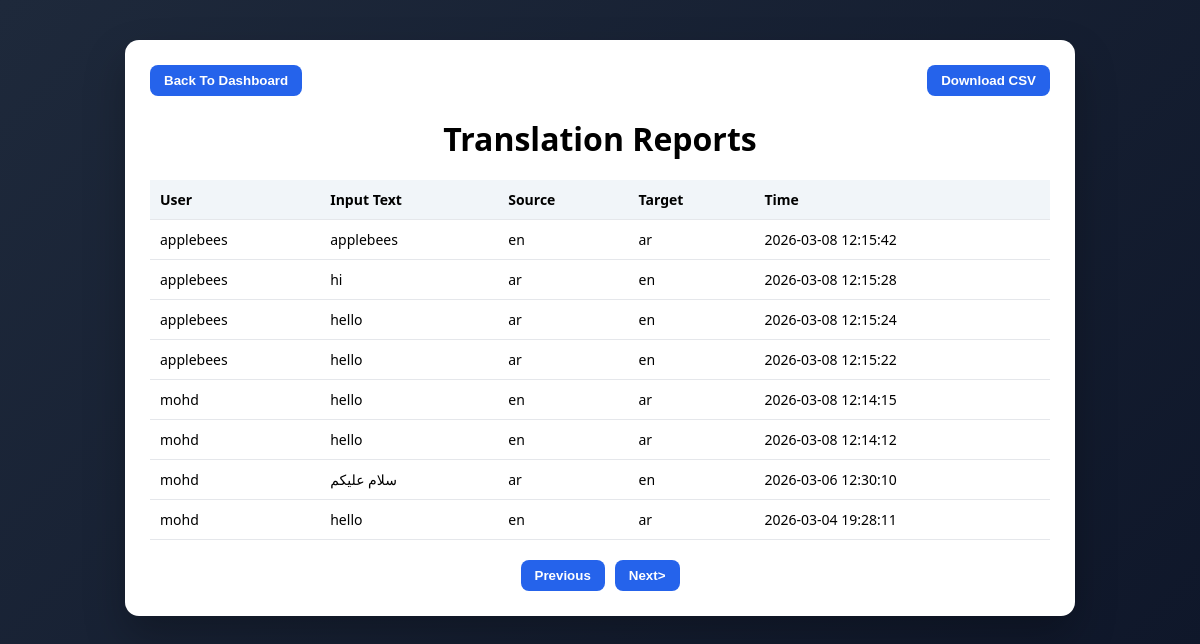
The app's page /reports (signed in), older data.
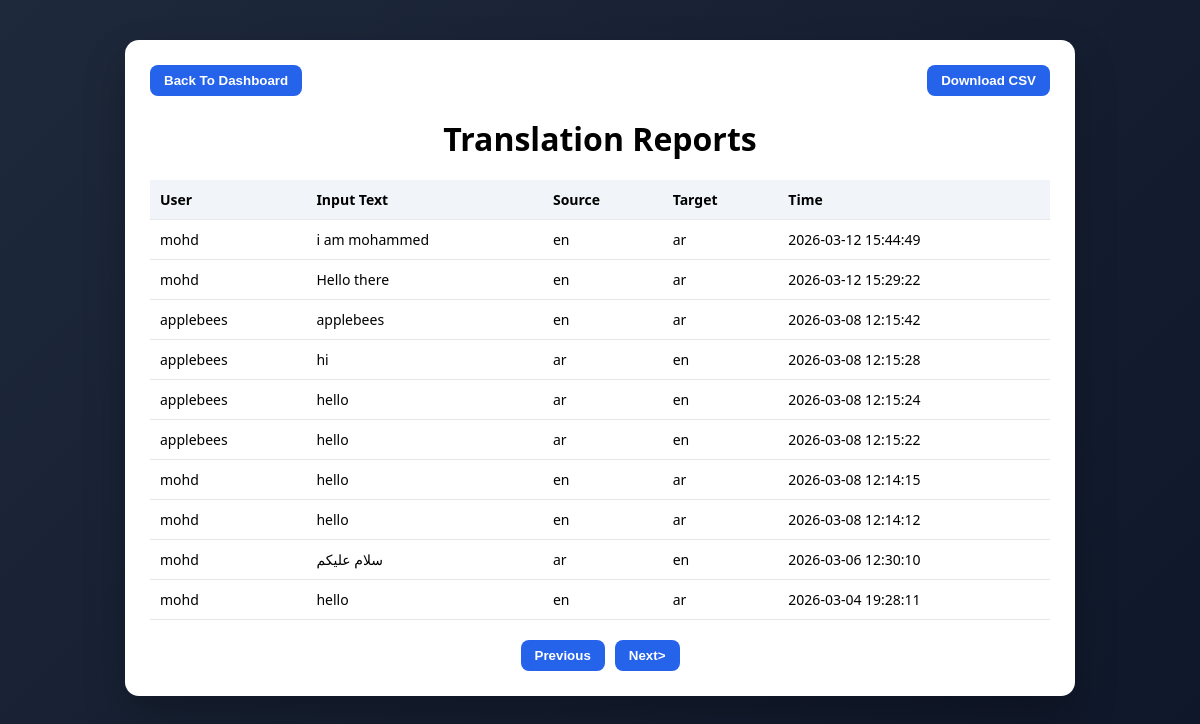
The same page, newer data.
### tables this page shows
CREATE TABLE translation_logs (
      id INTEGER PRIMARY KEY AUTOINCREMENT,
      user_id INTEGER,
      input_text TEXT,
      source TEXT,
      target TEXT,
      timestamp DATETIME DEFAULT CURRENT_TIMESTAMP,
      FOREIGN KEY(user_id) REFERENCES users(id)
    );

CREATE TABLE users (
      id INTEGER PRIMARY KEY AUTOINCREMENT,
      username TEXT UNIQUE NOT NULL,
      email TEXT,
      password TEXT NOT NULL,
      is_admin INTEGER DEFAULT 1
    );

### app.py (the view)
@app.route("/reports")
def reports():
  if session.get("is_admin") != 1:
    return "forbidden", 403
  page = request.args.get("page", 1, type=int)
  per_page = 10
  offset = (page - 1) * per_page
  conn = sqlite3.connect("users.db")
  cursor = conn.cursor()
  cursor.execute("""
    SELECT users.username, translation_logs.input_text,
      translation_logs.source, translation_logs.target,
      translation_logs.timestamp
    FROM translation_logs
    JOIN users ON translation_logs.user_id = users.id
    ORDER BY translation_logs.timestamp DESC
    LIMIT ? OFFSET ?
  """, (per_page, offset))
  logs = cursor.fetchall()
  conn.close()
  return render_template("reports.html", logs=logs, page=page)

### templates/reports.html (shortened to what this page needs)
<!DOCTYPE html>
<html lang="en">
<head>
  <link rel="stylesheet" href="{{ url_for('static', filename='reports.css') }}">
</head>
<body>
<div class="container">
  <div class="top-bar">
    <button onclick="window.location.href='/admin-dashboard'">Back To Dashboard</button>
    <a href="/download-logs">
      <button>Download CSV</button>
    </a>
  </div>
  <h1>Translation Reports</h1>
  <table>
    <thead>
      <tr>
        <th>User</th>
        <th>Input Text</th>
        <th>Source</th>
        <th>Target</th>
        <th>Time</th>
      </tr>
    </thead>
    <tbody>
      {% for log in logs %}
      <tr>
        <td>{{ log[0] }}</td>
        <td>{{ log[1] }}</td>
        <td>{{ log[2] }}</td>
        <td>{{ log[3] }}</td>
        <td>{{ log[4] }}</td>
      </tr>
      {% endfor %}
    </tbody>
  </table>
  <div class="pagination">
    <button onclick="window.location.href='/reports?page={{ page-1 }}'">Previous</button>
    <button onclick="window.location.href='/reports?page={{ page+1 }}'">Next></button>
  </div>
</div>
<body>

### static/reports.css (style rules this page uses)
body { font-family: "Segoe UI", Tahoma, Geneva, Verdana, sans-serif; background: linear-gradient(135deg,#1e293b,#0f172a); margin:0; padding:40px; display:flex; justify-content:center; }
.container { background:white; width:900px; border-radius:14px; padding:25px; box-shadow:0 20px 40px rgba(0,0,0,0.25); }
h1 { text-align:center; margin-bottom:20px; }
table { width:100%; border-collapse:collapse; }
th, td { padding:10px; border-bottom:1px solid #e5e7eb; text-align:left; font-size:14px; }
th { background:#f1f5f9; }
.pagination { margin-top:20px; display:flex; justify-content:center; gap:10px; }
button { padding:8px 14px; border:none; border-radius:8px; background:#2563eb; color:white; font-weight:600; cursor:pointer; }
.top-bar { display:flex; justify-content:space-between; margin-bottom:15px; }

Row changes from the older to the newer data that the page shows:
added translation_logs: username "mohd", input_text "i am mohammed", source "en", target "ar", timestamp "2026-03-12 15:44:49"
added translation_logs: username "mohd", input_text "Hello there", source "en", target "ar", timestamp "2026-03-12 15:29:22"
